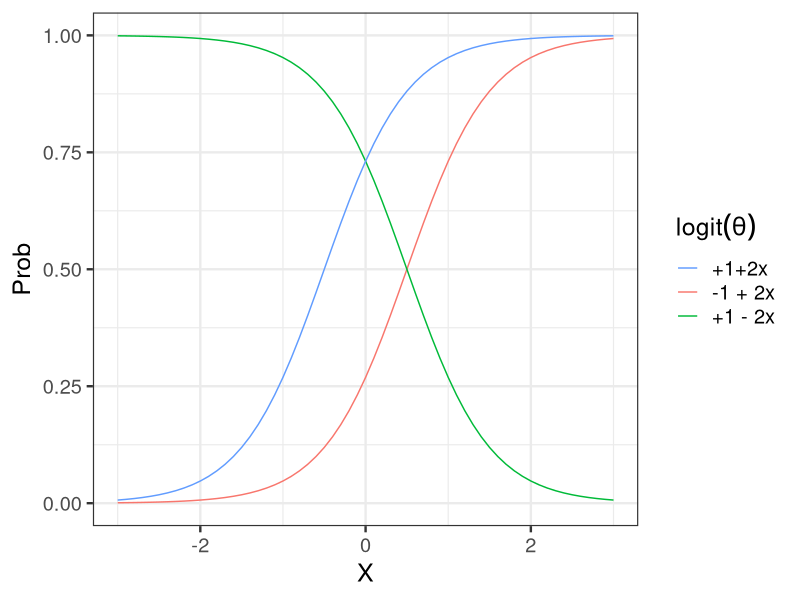

Source code (R): (Note: this script raises an error after producing the figure.)

## ----echo=FALSE, results=hide--------------------------------------------------
birth <- read.table("birthweight.data", header=T)
birth$smoke = factor(birth$smoke, labels=c("nao","sim"))
birth$ht = factor(birth$ht, labels=c("nao","sim"))
birth$ui = factor(birth$ui, labels=c("nao","sim"))
birth$lwt = round(birth$lwt * 0.45359237) # Peso em Kilos




## ----echo=F,results=tex--------------------------------------------------------
library(arm)
library(tidyverse)
aux <- tibble(Prob = c(0.1, 0.25, 0.5, 0.75, 0.9, 0.99)) %>% mutate( 
  Odds = Prob / (1-Prob),
  'log(Odds)' = logit(Prob))
(aux)


## ----echo=F, fig=T,  width=6, height=4-----------------------------------------
teste <- tibble(X = seq(-3, 3, by = 0.1))  |> 
  mutate(
    Probp1p2 = invlogit(1 + 2*X),
    Probm1p2 = invlogit(-1 + 2*X),
    Probp1m2 = invlogit(1 - 2*X),
    # Probm1m2 = invlogit(-1 - 2*X)
    )  |>  gather(Beta, Prob, -X)
  
aux.eq <- c(
  "+1+2x",
  "-1 + 2x",
  "+1 - 2x"#,  "-1 - 2x"
  )

ggplot(teste, aes(x = X, y = Prob, col = Beta)) + geom_line(show.legend = T ) + theme_bw(base_size = 18) + 
  scale_color_discrete(name = expression(logit(theta)), 
                     breaks = unique(teste$Beta),
                     labels = aux.eq
                     ) #+ theme(legend.position="bottom")
  


## ------------------------------------------------------------------------------
saida <- glm(low ~ smoke, 
             family=binomial(link = 'logit'), 
             data=birth)


## ----echo=F--------------------------------------------------------------------
saida



## ----echo=F--------------------------------------------------------------------
summary(saida)


## ------------------------------------------------------------------------------
cbind(saida$coef, confint(saida) )


## ------------------------------------------------------------------------------
exp(cbind(OR=saida$coef, confint(saida) ))[-1,]


## ------------------------------------------------------------------------------
birth.pred <- data.frame(smoke = c(1,0))
prev <- predict(saida, type = 'response',
                newdata = birth.pred)
prev


## ------------------------------------------------------------------------------
prev2 <- predict(saida, type = 'link',
                newdata = birth.pred,
                se.fit = T)


## ------------------------------------------------------------------------------
birth.pred <- birth.pred %>% 
  bind_cols(
    Prob = prev, 
    Link = prev2$fit, 
    Link.sd = prev2$se.fit
  )


## ----echo=F, results=tex-------------------------------------------------------
(birth.pred)


## ----echo=F, results=tex-------------------------------------------------------
aux <- birth.pred  |> 
  mutate(
    LI = Link - 1.96 * Link.sd,
    LS = Link + 1.96 * Link.sd
  ) |>  dplyr::select(-Prob)
(aux)


## ----echo=F, results=tex-------------------------------------------------------
inv.fun <- saida$family$linkinv
aux <- aux %>% mutate(
  Prob = inv.fun( Link ),
  LI = inv.fun(LI),
  LS = inv.fun(LS)
) %>% dplyr::select(smoke, Prob, LI, LS)
aux


## ------------------------------------------------------------------------------
data("Titanic")
Titanic2 <- Titanic |> as_tibble() |> 
  pivot_wider(names_from = Survived, values_from = n)

head(Titanic2, n = 5)


## ------------------------------------------------------------------------------
Titanic2 <- Titanic2 |> 
  mutate(
      Sex = factor(Sex) |>  relevel(ref = "Male"),
      Age = factor(Age) |> relevel(ref = "Adult"),
      Class = factor(Class) |> relevel(ref = "Crew")
  )


## ----fig=TRUE, echo=FALSE------------------------------------------------------
gather(Titanic2,Survived,n,-Sex,-Age,-Class) %>%
ggplot(aes(x=Survived, y = n, color = Sex, fill=Sex)) + geom_col(position = position_dodge()) + theme_bw(base_size = 18)


## ----echo=FALSE, results=tex---------------------------------------------------
Titanic2 |> group_by(Sex) |> summarise(`Surv:Yes` = sum(Yes), `Surv:No` = sum(No),) |> xtable(digits = 0)


## ----fig=TRUE, echo=FALSE------------------------------------------------------
gather(Titanic2,Survived,n,-Sex,-Age,-Class) %>%
ggplot(aes(x=Survived, y = n, color = Age, fill=Age)) + geom_bar(position = position_dodge(), stat = "identity") + theme_bw(base_size = 18)


## ----echo=FALSE, results=tex---------------------------------------------------
Titanic2 |> group_by(Age) |> summarise(`Surv:Yes` = sum(Yes), `Surv:No` = sum(No),) |> xtable(digits = 0)


## ------------------------------------------------------------------------------
head(Titanic2)


## ----echo=TRUE-----------------------------------------------------------------
m0Sex <- glm(cbind(Yes, No) ~ Sex, 
             data = Titanic2, 
             family=binomial())


m0Age <- glm(cbind(Yes, No) ~ Age, 
             data = Titanic2, 
             family=binomial())


## ----echo=FALSE, results=tex---------------------------------------------------
summary(m0Sex)


## ----echo=FALSE,results=tex----------------------------------------------------
summary(m0Age)


## ----echo=FALSE,results=tex----------------------------------------------------
m0SexpAge <- glm(cbind(Yes, No)~ Sex + Age, Titanic2, family=binomial())
summary(m0SexpAge)


## ----fig=TRUE, echo=FALSE------------------------------------------------------
Titanic2 |>   
  group_by(Sex,Age) |>  
  summarise(Yes = sum(Yes), No = sum(No))  |> 
  mutate(Prop = Yes / (Yes + No)) |> 
  ggplot(aes(x=Sex, y = Prop, color = Age, fill=Age)) + 
  geom_col(position = position_dodge()) + 
  theme_bw(base_size = 18) + 
  ylab("Observed survival proportion") + 
  theme(legend.position = c(.15,.8))
  


## ----echo=FALSE,results=tex----------------------------------------------------
summary(glm(cbind(Yes, No)~ Age, filter(Titanic2, Sex == "Male"), family=binomial()))


## ----echo=FALSE,results=tex----------------------------------------------------
summary(glm(cbind(Yes, No)~ Age, filter(Titanic2, Sex == "Female"), family=binomial()))


## ----echo=FALSE,results=tex----------------------------------------------------
Titanic2 <- Titanic2 |> 
  mutate( 
    AgeSex = paste(Age,Sex,sep=":") |> 
      factor() |> relevel(ref = "Adult:Male") 
  )  |> filter( !(Class == "Crew" & Age == "Child") )

output <- glm(cbind(Yes, No)~ AgeSex, Titanic2, family=binomial())
summary(output)


## ----echo=F,results=tex--------------------------------------------------------
aux <- predict(output, newdata = data.frame(AgeSex = output$xlevels$AgeSex), se.fit = T)

mat <- data.frame(
  Levels = output$xlevels$AgeSex,
  OR = c(1, exp(output$coefficients[-1])),
  SurvProb=output$family$linkinv(aux$fit), 
  LI=output$family$linkinv(aux$fit-1.96*aux$se.fit),
  LS=output$family$linkinv(aux$fit+1.96*aux$se.fit)
)
rownames(mat) <- NULL

mat


## ----echo=F, results=tex-------------------------------------------------------
outputSex <- glm(cbind(Yes, No)~ Sex, Titanic2, family=binomial())

outputAge <- glm(cbind(Yes, No)~ Age, Titanic2, family=binomial())

outputSexpAge <- glm(cbind(Yes, No)~ Sex + Age, Titanic2, family=binomial())
XX <- c("Age", "Sex", "Age + Sex", "AgeSex")
mat <- data.frame(
  Modelos = paste("1 +", XX),
  AIC = c(AIC(outputAge), AIC(outputSex), AIC(outputSexpAge), AIC(output))
)
(mat)


## ----fig=TRUE, echo=FALSE------------------------------------------------------
gather(Titanic2, Survived, n, -Class, -Sex, - Age, -AgeSex) %>%
ggplot(aes(x=Survived, y = n, color = Class, fill=Class)) + geom_bar(position = position_dodge(), stat = "identity") + theme_bw(base_size = 18) + 
    theme(legend.position = c(.75, .8))


## ----echo=FALSE,results=tex----------------------------------------------------
output2 <- glm(cbind(Yes, No)~ AgeSex + Class, Titanic2, family=binomial())

summary(output2)


## ----echo=FALSE,results=tex----------------------------------------------------
or.int = confint(output2)
(
  data.frame(
    OR = exp(coef(output2)[-(1:4)]), 
    LI = exp(or.int[5:7,1]),
    LS = exp(or.int[5:7,2])
  )
)


## ----echo=FALSE,results=tex----------------------------------------------------
mat2 <- data.frame(OR.crude = exp(coef(output)[-1]),
                   OR.adj = exp(coef(output2)[2:4]))
(mat2)


## ----echo=FALSE,fig=TRUE, width=8----------------------------------------------
Titanic2 <- Titanic2 %>% bind_cols(Probab = output2$fitted.values)

pos1 <- position_dodge(.9)
ggplot(Titanic2  |>  mutate(n = paste0(Yes,"/",Yes + No)), aes(x=AgeSex, y=Probab, fill=Class)) + 
  geom_col(position = pos1) + 
  theme_bw(base_size = 18) + 
  labs(
    x = "Age:Sex",
    y = "Fitted survival probability"
  ) + 
  ylim(0,1) +
  geom_text(aes(label = n), position = pos1, vjust = -.5) + 
  theme(legend.position = c(.1, .8))
